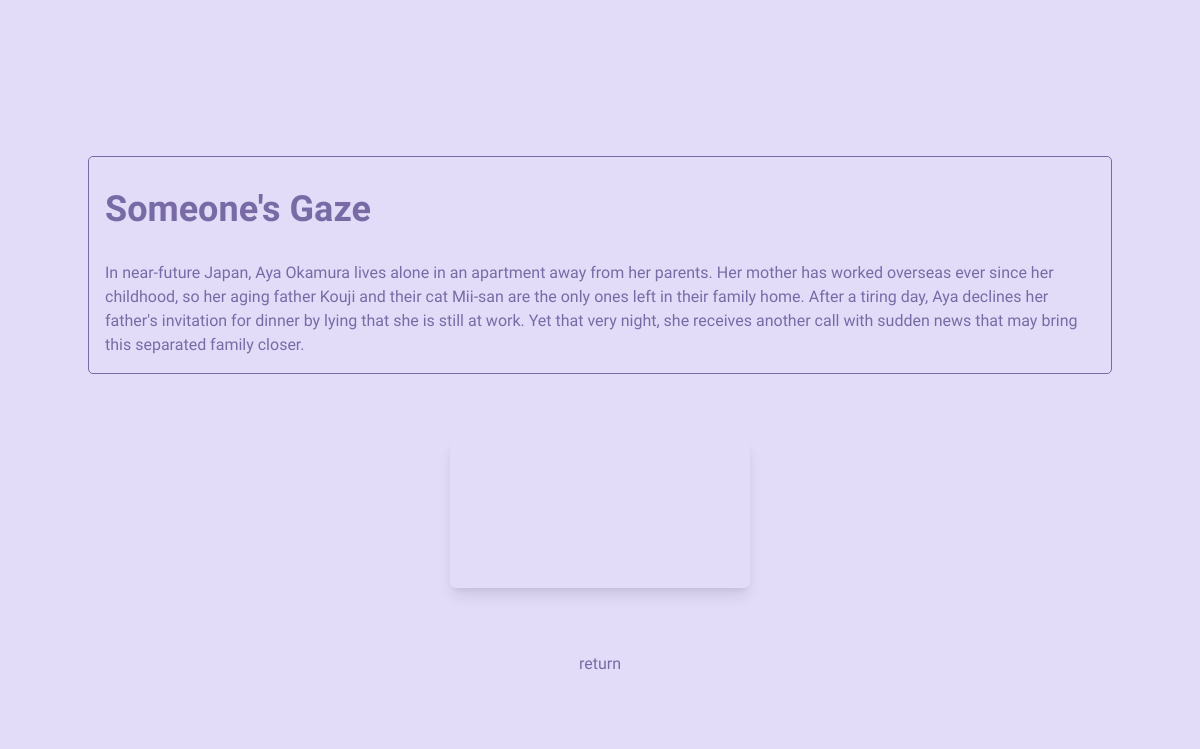
The app's page /watch/1 with its own data.
### tables this page shows
CREATE TABLE movies (
            id INTEGER PRIMARY KEY AUTOINCREMENT,
            title TEXT NOT NULL,
            banner TEXT NOT NULL,
            video_url TEXT NOT NULL,
            poster TEXT NOT NULL
        , views INTEGER DEFAULT 0, description TEXT);

### app.py (the view)
@app.route('/watch/<int:movie_id>')
def watch(movie_id):
    conn = get_db_connection()
    conn.execute('UPDATE movies SET views = views + 1 WHERE id = ?', (movie_id,))
    conn.commit()
    movie = conn.execute('SELECT * FROM movies WHERE id = ?', (movie_id,)).fetchone()
    conn.close()
    if movie is not None:
        return render_template('watch.html', title=f'{movie["title"]} | Anime Besu', meta_description=f'Watch {movie["title"]} anime movie online for free.', movie=movie)
    else:
        return redirect(url_for('index'))

### app.py (called while the page is built)
def get_db_connection():
    conn = sqlite3.connect('anime_movies.db')
    conn.row_factory = sqlite3.Row
    return conn

### templates/watch.html (shortened to what this page needs)
<!DOCTYPE html>
<html lang="en">
<head>
    <link href="https://cdn.plyr.io/3.6.2/plyr.css" rel="stylesheet">
    <link href="https://cdn.jsdelivr.net/npm/tailwindcss@2.2.16/dist/tailwind.min.css" rel="stylesheet">
    <link rel="stylesheet" href="{{ url_for('static', filename='style.css') }}">
</head>
<body class="text-gray-700">
    <div class="flex flex-col content-center justify-center min-h-screen relative">
        <div class="flex justify-center">
            <div class="p-4 pt-0 m-8 sm:max-w-screen-sm md:max-w-screen-md lg:max-w-screen-lg xl:max-w-screen-xl movie block rounded-lg overflow-hidden hover:shadow-xl transition-shadow duration-200 ease-in h-full flex flex-col">
                <h1 class="text-4xl font-bold my-8 gradient-text">{{ movie.title }}</h1>
                <p class="gradient-text">{{ movie.description }}</p>
            </div>
        </div>
        <div class="flex justify-center">
            <div
                class="m-8 overflow-hidden sm:max-w-screen-sm md:max-w-screen-md lg:max-w-screen-lg xl:max-w-screen-xl flex justify-center rounded-md shadow-lg">
                <video id="player" poster="{{ movie.poster }}"></video>
            </div>
        </div>
        <div class="text-center mt-8">
            <a href="{{ url_for('index') }}" class="footer-text gradient-text pb-12">return</a>
        </div>
    </div>
</body>
</html>

### static/style.css (style rules this page uses)
body { font-family: "Ubuntu Sans", sans-serif; background-color: #e2dcf9; }
.gradient-text { background: #786ba5; -webkit-background-clip: text; background-clip: text; -webkit-text-fill-color: transparent; }
.footer-text { text-decoration: none; text-align: center; margin: 20px; }
.movie { border: 1px solid #786ba5; border-radius: 5px; background-color: #e2dcf9; }
:root { --plyr-color-main: #786ba5; }

### records on screen
movies: title "Someone's Gaze", description "In near-future Japan, Aya Okamura lives alone in an apartment away from her parents. Her mother has worked overseas ever since her childhood, so her aging father Kouji and their cat Mii-san are the only ones left in their family home. After a tiring day, Aya declines her father's invitation for dinner by lying that she is still at work. Yet that very night, she receives another call with sudden news that may bring this separated family closer."
